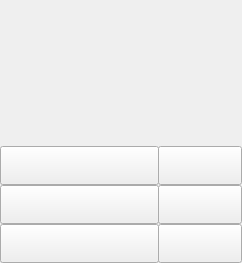
<?xml version="1.0" encoding="UTF-8"?>
<ui version="4.0">
 <class>BossWidget</class>
 <widget class="QWidget" name="BossWidget">
  <property name="geometry">
   <rect>
    <x>0</x>
    <y>0</y>
    <width>242</width>
    <height>263</height>
   </rect>
  </property>
  <property name="sizePolicy">
   <sizepolicy hsizetype="Fixed" vsizetype="Fixed">
    <horstretch>0</horstretch>
    <verstretch>0</verstretch>
   </sizepolicy>
  </property>
  <property name="minimumSize">
   <size>
    <width>242</width>
    <height>263</height>
   </size>
  </property>
  <property name="maximumSize">
   <size>
    <width>242</width>
    <height>263</height>
   </size>
  </property>
  <property name="windowTitle">
   <string>Form</string>
  </property>
  <layout class="QGridLayout" name="gridLayout_2">
   <property name="leftMargin">
    <number>0</number>
   </property>
   <property name="topMargin">
    <number>0</number>
   </property>
   <property name="rightMargin">
    <number>0</number>
   </property>
   <property name="bottomMargin">
    <number>0</number>
   </property>
   <property name="spacing">
    <number>0</number>
   </property>
   <item row="1" column="0">
    <layout class="QGridLayout" name="gridLayout">
     <property name="spacing">
      <number>0</number>
     </property>
     <item row="0" column="1">
      <widget class="SellasButton" name="difficultCancelButton1">
       <property name="sizePolicy">
        <sizepolicy hsizetype="Fixed" vsizetype="Fixed">
         <horstretch>0</horstretch>
         <verstretch>0</verstretch>
        </sizepolicy>
       </property>
       <property name="minimumSize">
        <size>
         <width>84</width>
         <height>39</height>
        </size>
       </property>
      </widget>
     </item>
     <item row="1" column="0">
      <widget class="SellasButton" name="difficultButton2">
       <property name="sizePolicy">
        <sizepolicy hsizetype="Fixed" vsizetype="Fixed">
         <horstretch>0</horstretch>
         <verstretch>0</verstretch>
        </sizepolicy>
       </property>
       <property name="minimumSize">
        <size>
         <width>159</width>
         <height>39</height>
        </size>
       </property>
       <property name="text">
        <string/>
       </property>
      </widget>
     </item>
     <item row="2" column="0">
      <widget class="SellasButton" name="difficultButton3">
       <property name="sizePolicy">
        <sizepolicy hsizetype="Fixed" vsizetype="Fixed">
         <horstretch>0</horstretch>
         <verstretch>0</verstretch>
        </sizepolicy>
       </property>
       <property name="minimumSize">
        <size>
         <width>159</width>
         <height>39</height>
        </size>
       </property>
       <property name="text">
        <string/>
       </property>
      </widget>
     </item>
     <item row="1" column="1">
      <widget class="SellasButton" name="difficultCancelButton2">
       <property name="sizePolicy">
        <sizepolicy hsizetype="Fixed" vsizetype="Fixed">
         <horstretch>0</horstretch>
         <verstretch>0</verstretch>
        </sizepolicy>
       </property>
       <property name="minimumSize">
        <size>
         <width>84</width>
         <height>39</height>
        </size>
       </property>
      </widget>
     </item>
     <item row="2" column="1">
      <widget class="SellasButton" name="difficultCancelButton3">
       <property name="sizePolicy">
        <sizepolicy hsizetype="Fixed" vsizetype="Fixed">
         <horstretch>0</horstretch>
         <verstretch>0</verstretch>
        </sizepolicy>
       </property>
       <property name="minimumSize">
        <size>
         <width>84</width>
         <height>39</height>
        </size>
       </property>
      </widget>
     </item>
     <item row="0" column="0">
      <widget class="SellasButton" name="difficultButton1">
       <property name="sizePolicy">
        <sizepolicy hsizetype="Fixed" vsizetype="Fixed">
         <horstretch>0</horstretch>
         <verstretch>0</verstretch>
        </sizepolicy>
       </property>
       <property name="minimumSize">
        <size>
         <width>159</width>
         <height>39</height>
        </size>
       </property>
       <property name="text">
        <string/>
       </property>
      </widget>
     </item>
    </layout>
   </item>
   <item row="0" column="0">
    <widget class="SellasImageWidget" name="bossImageWidget" native="true">
     <property name="minimumSize">
      <size>
       <width>242</width>
       <height>263</height>
      </size>
     </property>
    </widget>
   </item>
  </layout>
 </widget>
 <customwidgets>
  <customwidget>
   <class>SellasImageWidget</class>
   <extends>QWidget</extends>
   <header location="global">ui/sellasimagewidget.h</header>
   <container>1</container>
  </customwidget>
  <customwidget>
   <class>SellasButton</class>
   <extends>QPushButton</extends>
   <header location="global">ui/sellasbutton.h</header>
  </customwidget>
 </customwidgets>
 <resources/>
 <connections/>
</ui>
